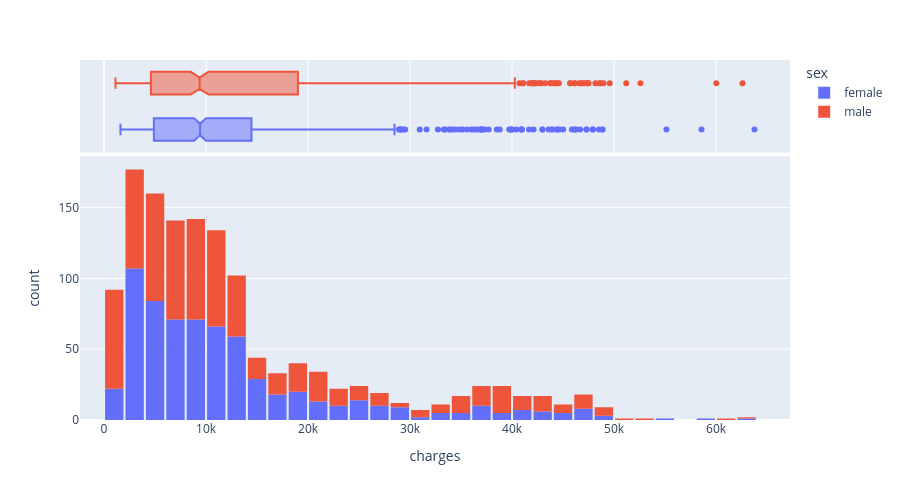

Notebook code cell kept with this figure:
### Code cell
sex_hist=px.histogram(medical_df,x='charges',color='sex',marginal='box')
sex_hist.update_layout(bargap=0.1,height=500)
sex_hist.show()

### Figure 1 — Plotly figure (JSON) as saved in the notebook; plotly's stock layout.template omitted (floating-point values rounded to 4 significant figures; data arrays with more than 128 entries replaced by an {"elided": "..."} marker saying what was removed)
{"data": [{"bingroup": "x", "hovertemplate": "sex=female<br>charges=%{x}<br>count=%{y}<extra></extra>", "legendgroup": "female", "marker": {"color": "#636efa", "pattern": {"shape": ""}}, "name": "female", "orientation": "v", "showlegend": true, "type": "histogram", "x": {"elided": "662 float values"}, "xaxis": "x", "yaxis": "y"}, {"hovertemplate": "sex=female<br>charges=%{x}<extra></extra>", "legendgroup": "female", "marker": {"color": "#636efa"}, "name": "female", "notched": true, "showlegend": false, "type": "box", "x": {"elided": "662 float values"}, "xaxis": "x2", "yaxis": "y2"}, {"bingroup": "x", "hovertemplate": "sex=male<br>charges=%{x}<br>count=%{y}<extra></extra>", "legendgroup": "male", "marker": {"color": "#EF553B", "pattern": {"shape": ""}}, "name": "male", "orientation": "v", "showlegend": true, "type": "histogram", "x": {"elided": "676 float values"}, "xaxis": "x", "yaxis": "y"}, {"hovertemplate": "sex=male<br>charges=%{x}<extra></extra>", "legendgroup": "male", "marker": {"color": "#EF553B"}, "name": "male", "notched": true, "showlegend": false, "type": "box", "x": {"elided": "676 float values"}, "xaxis": "x2", "yaxis": "y2"}], "layout": {"bargap": 0.1, "barmode": "relative", "height": 500, "legend": {"title": {"text": "sex"}, "tracegroupgap": 0}, "margin": {"t": 60}, "xaxis": {"anchor": "y", "domain": [0, 1], "title": {"text": "charges"}}, "xaxis2": {"anchor": "y2", "domain": [0, 1], "matches": "x", "showgrid": true, "showticklabels": false}, "yaxis": {"anchor": "x", "domain": [0, 0.7326], "title": {"text": "count"}}, "yaxis2": {"anchor": "x2", "domain": [0.7426, 1], "matches": "y2", "showgrid": false, "showline": false, "showticklabels": false, "ticks": ""}}}
